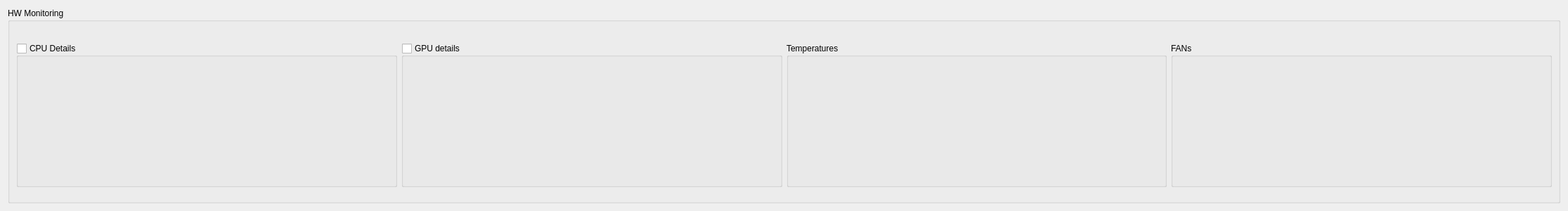
<?xml version="1.0" encoding="UTF-8"?>
<ui version="4.0">
 <class>HWMonitoring</class>
 <widget class="QWidget" name="HWMonitoring">
  <property name="geometry">
   <rect>
    <x>0</x>
    <y>0</y>
    <width>2231</width>
    <height>300</height>
   </rect>
  </property>
  <property name="minimumSize">
   <size>
    <width>0</width>
    <height>300</height>
   </size>
  </property>
  <property name="maximumSize">
   <size>
    <width>16777215</width>
    <height>16777215</height>
   </size>
  </property>
  <property name="windowTitle">
   <string>Form</string>
  </property>
  <layout class="QVBoxLayout" name="verticalLayout_2">
   <item>
    <widget class="QGroupBox" name="groupBox_4">
     <property name="title">
      <string>HW Monitoring</string>
     </property>
     <layout class="QHBoxLayout" name="horizontalLayout_23" stretch="0,0,0,0">
      <property name="topMargin">
       <number>30</number>
      </property>
      <property name="bottomMargin">
       <number>20</number>
      </property>
      <item>
       <widget class="QGroupBox" name="groupBox_CPU_Per_Thr">
        <property name="title">
         <string>CPU Details</string>
        </property>
        <property name="flat">
         <bool>false</bool>
        </property>
        <property name="checkable">
         <bool>true</bool>
        </property>
        <property name="checked">
         <bool>false</bool>
        </property>
        <layout class="QVBoxLayout" name="verticalLayout">
         <property name="spacing">
          <number>0</number>
         </property>
         <property name="leftMargin">
          <number>0</number>
         </property>
         <property name="topMargin">
          <number>30</number>
         </property>
         <property name="rightMargin">
          <number>0</number>
         </property>
         <property name="bottomMargin">
          <number>10</number>
         </property>
         <item>
          <layout class="QHBoxLayout" name="horizontalLayout_3">
           <item>
            <widget class="LenovoLegionGui::HWMonitor" name="widget_CPUAvgFreq" native="true"/>
           </item>
           <item>
            <widget class="LenovoLegionGui::HWMonitor" name="widget_PCoresAvgFreq" native="true"/>
           </item>
           <item>
            <widget class="LenovoLegionGui::HWMonitor" name="widget_ECoresAvgFreq" native="true"/>
           </item>
          </layout>
         </item>
        </layout>
       </widget>
      </item>
      <item>
       <widget class="QGroupBox" name="groupBox_Power">
        <property name="title">
         <string>GPU details</string>
        </property>
        <property name="checkable">
         <bool>true</bool>
        </property>
        <property name="checked">
         <bool>false</bool>
        </property>
        <layout class="QHBoxLayout" name="horizontalLayout">
         <property name="spacing">
          <number>0</number>
         </property>
         <property name="sizeConstraint">
          <enum>QLayout::SizeConstraint::SetDefaultConstraint</enum>
         </property>
         <property name="leftMargin">
          <number>0</number>
         </property>
         <property name="topMargin">
          <number>30</number>
         </property>
         <property name="rightMargin">
          <number>0</number>
         </property>
         <property name="bottomMargin">
          <number>10</number>
         </property>
         <item>
          <widget class="LenovoLegionGui::HWMonitor" name="widget_CPUPower" native="true"/>
         </item>
         <item>
          <widget class="LenovoLegionGui::HWMonitor" name="widget_GPUPower" native="true"/>
         </item>
        </layout>
       </widget>
      </item>
      <item>
       <widget class="QGroupBox" name="groupBox_Temperatures">
        <property name="maximumSize">
         <size>
          <width>16777215</width>
          <height>16777215</height>
         </size>
        </property>
        <property name="title">
         <string>Temperatures</string>
        </property>
        <property name="checkable">
         <bool>false</bool>
        </property>
        <property name="checked">
         <bool>false</bool>
        </property>
        <layout class="QHBoxLayout" name="horizontalLayout_19">
         <property name="spacing">
          <number>0</number>
         </property>
         <property name="leftMargin">
          <number>0</number>
         </property>
         <property name="topMargin">
          <number>30</number>
         </property>
         <property name="rightMargin">
          <number>0</number>
         </property>
         <property name="bottomMargin">
          <number>10</number>
         </property>
         <item>
          <layout class="QHBoxLayout" name="horizontalLayout_Temp"/>
         </item>
        </layout>
       </widget>
      </item>
      <item>
       <widget class="QGroupBox" name="groupBox_Fans">
        <property name="maximumSize">
         <size>
          <width>16777215</width>
          <height>16777215</height>
         </size>
        </property>
        <property name="title">
         <string>FANs </string>
        </property>
        <layout class="QHBoxLayout" name="horizontalLayout_4">
         <property name="spacing">
          <number>0</number>
         </property>
         <property name="leftMargin">
          <number>0</number>
         </property>
         <property name="topMargin">
          <number>30</number>
         </property>
         <property name="rightMargin">
          <number>0</number>
         </property>
         <property name="bottomMargin">
          <number>10</number>
         </property>
         <item>
          <layout class="QHBoxLayout" name="horizontalLayout_Fans">
           <property name="topMargin">
            <number>0</number>
           </property>
          </layout>
         </item>
        </layout>
       </widget>
      </item>
     </layout>
    </widget>
   </item>
  </layout>
 </widget>
 <customwidgets>
  <customwidget>
   <class>LenovoLegionGui::HWMonitor</class>
   <extends>QWidget</extends>
   <header location="global">HWMonitor.h</header>
   <container>1</container>
  </customwidget>
 </customwidgets>
 <resources/>
 <connections/>
</ui>
